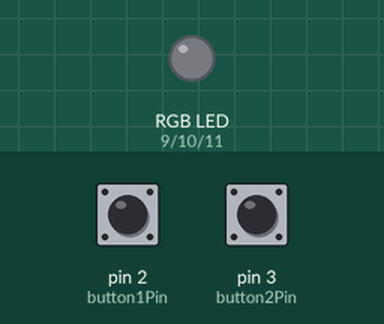
Simulated run of this sketch. Board: Arduino Uno, built with avr-gcc and run on an emulated ATmega328P. Parts: an RGB LED mixed from three pins (HIGH = lit). Dashed ring = blinking. The inputs (shaded band) are chosen by the test bench; at power-on: pin 2 (button1Pin) LOW, pin 3 (button2Pin) LOW.

Above: at 1.2 s.
1.3 s: pin 2 (button1Pin) pulled HIGH for 0.15 s
At 2.0 s:
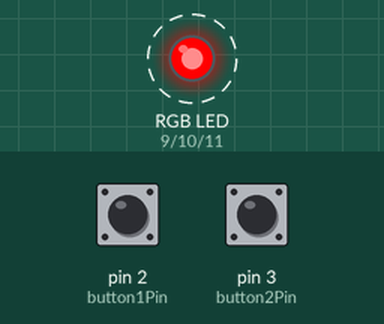
4.4 s: pin 3 (button2Pin) pulled HIGH for 1 s
At 5.4 s:
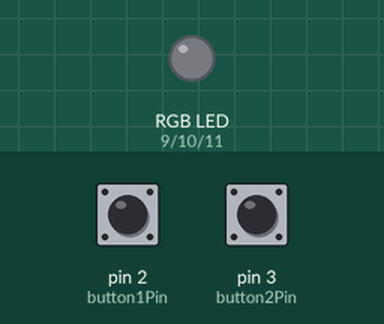
6.9 s: pin 2 (button1Pin) pulled HIGH for 1 s
At 8.9 s:
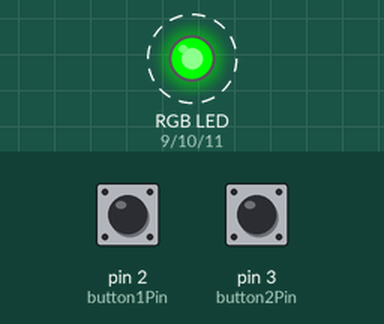
10.9 s: pin 3 (button2Pin) pulled HIGH for 0.15 s
At 12.7 s:
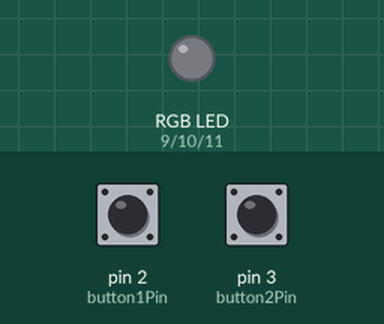
Timing chart, 0 to 13.8 s (numbered marks = the images above; inputs shaded):
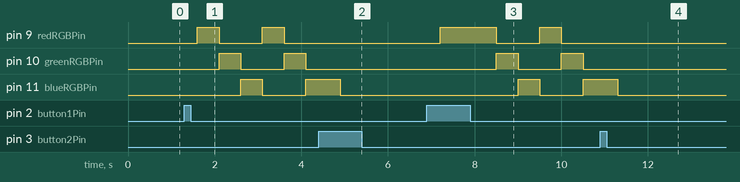

The sketch:

Code.ino
```cpp
// Name: Aarsh Parimal Patel
// Student ID: 200520260
// Date: 15th June 2022
// Lab-5

// adding items
int redRGBPin = 9;
int blueRGBPin = 11;
int greenRGBPin = 10;
int button1Pin = 2;
int button2Pin = 3;
int start = 0;

// setup runs once
void setup()
{
    // adding buttons
    pinMode(redRGBPin, OUTPUT);
    pinMode(blueRGBPin, OUTPUT);
    pinMode(greenRGBPin, OUTPUT);
    pinMode(button1Pin, INPUT);
    pinMode(button2Pin, INPUT);
}

// this works as a container for levels
void loop()
{
    level3();
}

// level3: RGB LED have button 1 turn on the RGB light, cycling through the three
// colours in repetition with a 500 msec delay.
// the second button shuts off the lights. The light shut off immediately after the current
// colour and not continue to cycle after the button is pressed.

void level3()
{

    // adding if statements
    if (digitalRead(button1Pin) == HIGH)
    {
        start = 1;
        delay(300);
    }
    if (digitalRead(button2Pin) == HIGH)
    {
        start = 0;
        delay(300);
    }
    if (start == 1)
    {
        digitalWrite(redRGBPin, HIGH); // Turn on the red.
        digitalWrite(greenRGBPin, LOW);
        digitalWrite(blueRGBPin, LOW);
        delay(500);
    }
    else if (start == 2)
    {
        digitalWrite(greenRGBPin, HIGH); // Turn on the green.
        digitalWrite(redRGBPin, LOW);
        digitalWrite(blueRGBPin, LOW);
        delay(500);
    }
    else if (start == 3)
    {
        digitalWrite(blueRGBPin, HIGH); // Turn on the blue.
        digitalWrite(greenRGBPin, LOW);
        digitalWrite(redRGBPin, LOW);
        delay(500);
    }
    if (start == 1)
    {
        start = 2;
    }
    else if (start == 2)
    {
        start = 3;
    }
    else if (start == 3)
    {
        start = 1;
    }
    if (start == 0)
    {
        digitalWrite(redRGBPin, LOW); // all lights off
        digitalWrite(greenRGBPin, LOW);
        digitalWrite(blueRGBPin, LOW);

    } // end of if statements
} // end of level3
```

Measured:
- after the input at 1.3 s, pin 9 (redRGBPin): alternates HIGH for 0.50 s and LOW for 1.0 s, starting after 0.30 s; pin 10 (greenRGBPin): alternates HIGH for 0.50 s and LOW for 1.0 s, starting after 0.80 s; pin 11 (blueRGBPin): LOW → HIGH after 1.3 s, → LOW 0.50 s later, → HIGH 1.0 s later
- after the input at 4.4 s, pin 9 (redRGBPin): stops changing and stays LOW; pin 10 (greenRGBPin): stays LOW (without the input it goes to HIGH after 0.70 s)
- after the input at 6.9 s, pin 9 (redRGBPin): LOW → HIGH after 0.30 s, → LOW 1.3 s later, → HIGH 1.0 s later, → LOW 0.50 s later; pin 10 (greenRGBPin): alternates HIGH for 0.50 s and LOW for 1.0 s, starting after 1.6 s; pin 11 (blueRGBPin): LOW → HIGH after 2.1 s, → LOW 0.50 s later, → HIGH 1.0 s later
- after the input at 10.9 s, pin 9 (redRGBPin), pin 10 (greenRGBPin): stops changing and stays LOW
